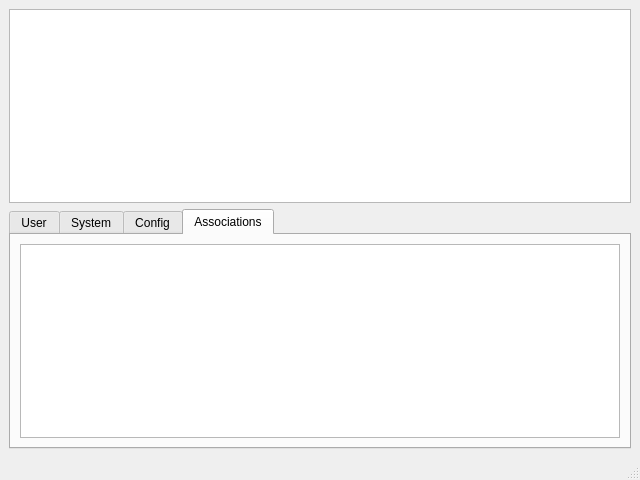
<?xml version="1.0" encoding="UTF-8"?>
<ui version="4.0">
 <class>MainWindow</class>
 <widget class="QMainWindow" name="MainWindow">
  <property name="geometry">
   <rect>
    <x>0</x>
    <y>0</y>
    <width>640</width>
    <height>480</height>
   </rect>
  </property>
  <property name="windowTitle">
   <string>OpenZWave Sample Client</string>
  </property>
  <widget class="QWidget" name="centralwidget">
   <layout class="QVBoxLayout" name="verticalLayout">
    <item>
     <widget class="QTableView" name="nodeView"/>
    </item>
    <item>
     <widget class="QTabWidget" name="tabWidget">
      <property name="currentIndex">
       <number>3</number>
      </property>
      <widget class="QWidget" name="tab">
       <attribute name="title">
        <string>User</string>
       </attribute>
       <layout class="QVBoxLayout" name="verticalLayout_2">
        <item>
         <widget class="QTableView" name="userView"/>
        </item>
       </layout>
      </widget>
      <widget class="QWidget" name="tab_2">
       <attribute name="title">
        <string>System</string>
       </attribute>
       <layout class="QVBoxLayout" name="verticalLayout_3">
        <item>
         <widget class="QTableView" name="systemView"/>
        </item>
       </layout>
      </widget>
      <widget class="QWidget" name="tab_3">
       <attribute name="title">
        <string>Config</string>
       </attribute>
       <layout class="QVBoxLayout" name="verticalLayout_4">
        <item>
         <widget class="QTableView" name="configView"/>
        </item>
       </layout>
      </widget>
      <widget class="QWidget" name="tab_4">
       <attribute name="title">
        <string>Associations</string>
       </attribute>
       <layout class="QVBoxLayout" name="verticalLayout_5">
        <item>
         <widget class="QTableView" name="AssociationView"/>
        </item>
       </layout>
      </widget>
     </widget>
    </item>
   </layout>
  </widget>
  <widget class="QMenuBar" name="menubar">
   <property name="geometry">
    <rect>
     <x>0</x>
     <y>0</y>
     <width>640</width>
     <height>22</height>
    </rect>
   </property>
  </widget>
  <widget class="QStatusBar" name="statusbar"/>
 </widget>
 <resources/>
 <connections/>
</ui>
